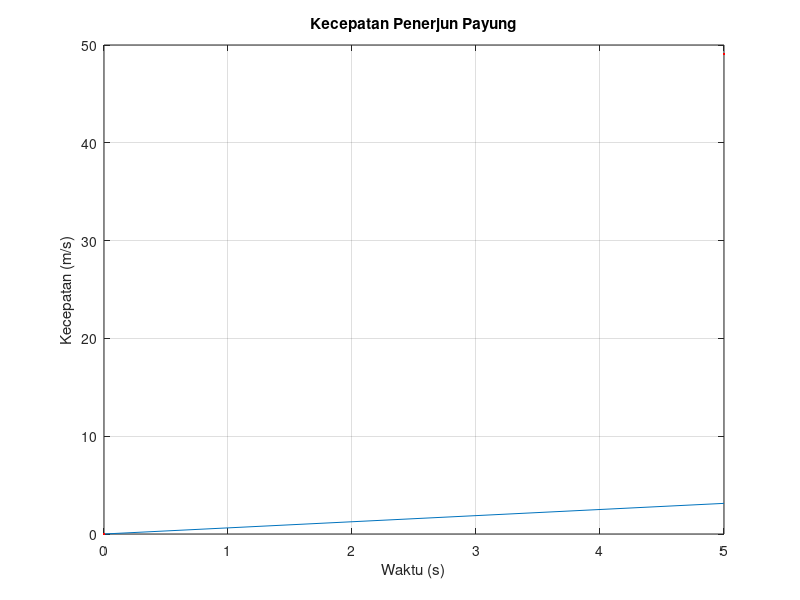

Reproduce this figure in MATLAB. (Note: this script raises an error after producing the figure.)
% Program penerjun payung dengan metode Euler
clc;
clear all;
disp('  PROGRAM TERJUN PAYUUNG ');
disp('BY: David Kevin Hutabarat');
disp('      NIM 190803100      ');
disp('_________________________');
g=9.81;
m=input('Input nilai m(kg)         :  ');
cd=input('Input nilai cd(kg/s)     :  ');
tend=input('Input batas maksimum   :  ');
dt=input('Input toleransi error    :  ');
t0=0;  
vi=0;
t=t0:dt:tend;
%% analitik
vel= sqrt(g*m/cd)*tanh(sqrt(g*cd/m)*t);
%% numerik
n =(tend-t0)/dt;
ti=t0;
v= vi;
V(1)=v;
for i = 1:n
 dv = g-(cd/m)*v*abs(v);
 v = v + dv*dt;
 V(i+1)=v;
end
%% visualisasi
plot(t,vel,t,V,'r.')
grid
xlabel('Waktu (s)')
ylabel('Kecepatan (m/s)')
title('Kecepatan Penerjun Payung')
legend('analitik','numerik',2) 